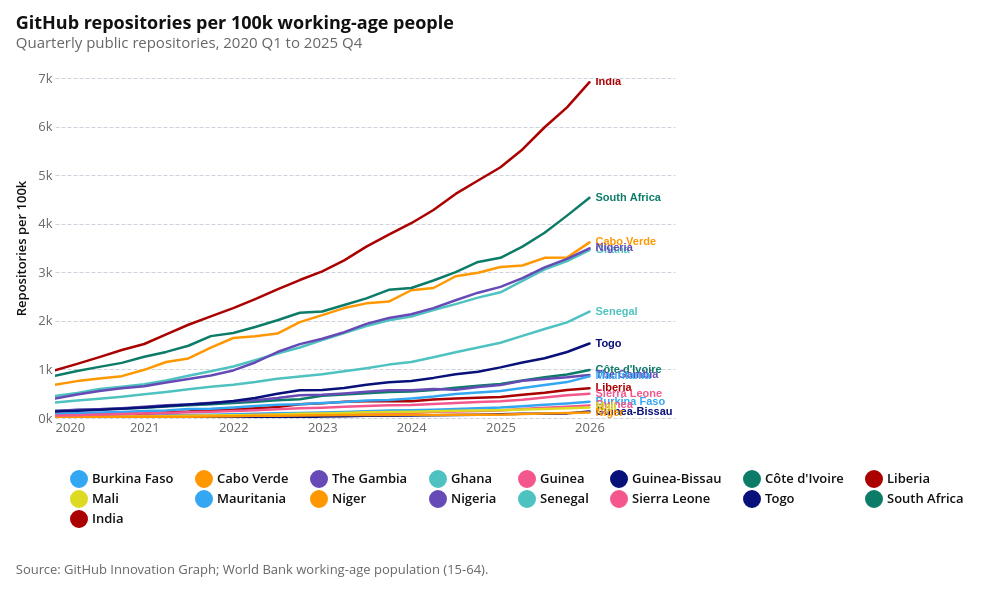

Notebook code cell kept with this figure:
### Markdown cell above
## Repositories, organizations, and git pushes

### Code cell
repositories_chart = make_trend_chart(
    repositories,
    raw_col="repositories",
    value_col="repositories_per_100k",
    title="GitHub repositories per 100k working-age people",
    subtitle="Quarterly public repositories, 2020 Q1 to 2025 Q4",
    y_axis_title="Repositories per 100k",
)

attaviz.add_caption(repositories_chart, POPULATION_NOTE)

### Figure 1 — Vega specification as saved in the notebook (floating-point values rounded to 4 significant figures; data arrays with more than 128 entries replaced by an {"elided": "..."} marker saying what was removed)
{"$schema": "https://vega.github.io/schema/vega/v6.json", "data": [{"name": "param_e75d3278c18764fb_store"}, {"name": "param_db82be42624d4632_store"}, {"name": "source_0"}, {"name": "data_0", "values": {"elided": "421 records"}, "transform": [{"type": "formula", "expr": "toDate(datum['quarter_start'])", "as": "quarter_start"}]}, {"name": "data_1", "values": [{"country_name": "Burkina Faso", "quarter_start": "2026-01-01T00:00:00.000", "repositories_per_100k": 336.8}, {"country_name": "Côte d'Ivoire", "quarter_start": "2026-01-01T00:00:00.000", "repositories_per_100k": 990.1}, {"country_name": "Cabo Verde", "quarter_start": "2026-01-01T00:00:00.000", "repositories_per_100k": 3617.0}, {"country_name": "Ghana", "quarter_start": "2026-01-01T00:00:00.000", "repositories_per_100k": 3458.0}, {"country_name": "The Gambia", "quarter_start": "2026-01-01T00:00:00.000", "repositories_per_100k": 885.1}, {"country_name": "Guinea", "quarter_start": "2026-01-01T00:00:00.000", "repositories_per_100k": 259.9}, {"country_name": "Guinea-Bissau", "quarter_start": "2026-01-01T00:00:00.000", "repositories_per_100k": 132.4}, {"country_name": "India", "quarter_start": "2026-01-01T00:00:00.000", "repositories_per_100k": 6913.0}, {"country_name": "Liberia", "quarter_start": "2026-01-01T00:00:00.000", "repositories_per_100k": 614.2}, {"country_name": "Mali", "quarter_start": "2026-01-01T00:00:00.000", "repositories_per_100k": 216.4}, {"country_name": "Mauritania", "quarter_start": "2026-01-01T00:00:00.000", "repositories_per_100k": 856.9}, {"country_name": "Niger", "quarter_start": "2026-01-01T00:00:00.000", "repositories_per_100k": 112.0}, {"country_name": "Nigeria", "quarter_start": "2026-01-01T00:00:00.000", "repositories_per_100k": 3492.0}, {"country_name": "South Africa", "quarter_start": "2026-01-01T00:00:00.000", "repositories_per_100k": 4534.0}, {"country_name": "Sierra Leone", "quarter_start": "2026-01-01T00:00:00.000", "repositories_per_100k": 500.2}, {"country_name": "Senegal", "quarter_start": "2026-01-01T00:00:00.000", "repositories_per_100k": 2191.0}, {"country_name": "Togo", "quarter_start": "2026-01-01T00:00:00.000", "repositories_per_100k": 1534.0}], "transform": [{"type": "formula", "expr": "toDate(datum['quarter_start'])", "as": "quarter_start"}]}], "signals": [{"name": "childHeight", "value": 340}, {"name": "unit", "value": {}, "on": [{"events": "pointermove", "update": "isTuple(group()) ? group() : unit"}]}, {"name": "param_e75d3278c18764fb_country_name_legend", "value": null, "on": [{"events": [{"source": "view", "markname": "country_name_legend_symbols", "type": "click"}, {"source": "view", "markname": "country_name_legend_labels", "type": "click"}, {"source": "view", "markname": "country_name_legend_entries", "type": "click"}], "update": "isDefined(datum.value) ? datum.value : item().items[0].items[0].datum.value", "force": true}, {"events": [{"source": "view", "type": "click"}], "update": "!event.item || !datum ? null : param_e75d3278c18764fb_country_name_legend", "force": true}]}, {"name": "param_e75d3278c18764fb", "update": "vlSelectionResolve(\"param_e75d3278c18764fb_store\", \"union\", true, true)"}, {"name": "param_db82be42624d4632", "update": "{\"quarter_start\": param_db82be42624d4632_quarter_start}"}, {"name": "param_db82be42624d4632_quarter_start"}], "marks": [{"type": "group", "name": "concat_0_group", "encode": {"update": {"width": {"signal": "width"}, "height": {"signal": "childHeight"}}}, "signals": [{"name": "param_e75d3278c18764fb_tuple", "update": "param_e75d3278c18764fb_country_name_legend !== null ? {fields: param_e75d3278c18764fb_tuple_fields, values: [param_e75d3278c18764fb_country_name_legend]} : null"}, {"name": "param_e75d3278c18764fb_tuple_fields", "value": [{"type": "E", "field": "country_name"}]}, {"name": "param_e75d3278c18764fb_toggle", "value": false, "on": [{"events": {"merge": [{"source": "view", "type": "click"}]}, "update": "event.shiftKey"}]}, {"name": "param_e75d3278c18764fb_modify", "on": [{"events": {"signal": "param_e75d3278c18764fb_tuple"}, "update": "modify(\"param_e75d3278c18764fb_store\", param_e75d3278c18764fb_toggle ? null : param_e75d3278c18764fb_tuple, param_e75d3278c18764fb_toggle ? null : true, param_e75d3278c18764fb_toggle ? param_e75d3278c18764fb_tuple : null)"}]}, {"name": "param_db82be42624d4632_quarter_start", "on": [{"events": [{"source": "view", "type": "dblclick"}], "update": "null"}, {"events": {"signal": "param_db82be42624d4632_translate_delta"}, "update": "panLinear(param_db82be42624d4632_translate_anchor.extent_x, -param_db82be42624d4632_translate_delta.x / width)"}, {"events": {"signal": "param_db82be42624d4632_zoom_delta"}, "update": "zoomLinear(domain(\"concat_0_x\"), param_db82be42624d4632_zoom_anchor.x, param_db82be42624d4632_zoom_delta)"}], "push": "outer"}, {"name": "param_db82be42624d4632_tuple", "on": [{"events": [{"signal": "param_db82be42624d4632_quarter_start"}], "update": "param_db82be42624d4632_quarter_start ? {unit: \"view_5202becf3284e223_0\", fields: param_db82be42624d4632_tuple_fields, values: [param_db82be42624d4632_quarter_start]} : null"}]}, {"name": "param_db82be42624d4632_tuple_fields", "value": [{"field": "quarter_start", "channel": "x", "type": "R"}]}, {"name": "param_db82be42624d4632_translate_anchor", "value": {}, "on": [{"events": [{"source": "scope", "type": "pointerdown"}], "update": "{x: x(unit), y: y(unit), extent_x: domain(\"concat_0_x\")}"}]}, {"name": "param_db82be42624d4632_translate_delta", "value": {}, "on": [{"events": [{"source": "window", "between": [{"source": "scope", "type": "pointerdown"}, {"source": "window", "type": "pointerup"}], "type": "pointermove", "consume": true}], "update": "{x: param_db82be42624d4632_translate_anchor.x - x(unit), y: param_db82be42624d4632_translate_anchor.y - y(unit)}"}]}, {"name": "param_db82be42624d4632_zoom_anchor", "on": [{"events": [{"source": "scope", "type": "wheel", "consume": true}], "update": "{x: invert(\"concat_0_x\", x(unit)), y: invert(\"concat_0_y\", y(unit))}"}]}, {"name": "param_db82be42624d4632_zoom_delta", "on": [{"events": [{"source": "scope", "consume": true, "type": "wheel"}], "update": "pow(1.001, event.deltaY * pow(16, event.deltaMode))", "force": true}]}, {"name": "param_db82be42624d4632_modify", "on": [{"events": {"signal": "param_db82be42624d4632_tuple"}, "update": "modify(\"param_db82be42624d4632_store\", param_db82be42624d4632_tuple, true)"}]}], "marks": [{"type": "group", "name": "view_5202becf3284e223_0_pathgroup", "from": {"facet": {"data": "data_0", "name": "faceted_path_view_5202becf3284e223_0_main", "groupby": ["country_name"]}}, "encode": {"update": {"height": {"field": {"signal": null, "datum": null, "group": "height", "parent": null}}, "width": {"field": {"signal": null, "datum": null, "group": "width", "parent": null}}}}, "marks": [{"type": "line", "name": "view_5202becf3284e223_0_marks", "from": {"data": "faceted_path_view_5202becf3284e223_0_main"}, "sort": {"field": "x"}, "encode": {"update": {"x": {"field": "quarter_start", "scale": "concat_0_x"}, "y": {"field": "repositories_per_100k", "scale": "concat_0_y"}, "defined": {"signal": "isValid(datum[\"quarter_start\"]) && isFinite(+datum[\"quarter_start\"]) && isValid(datum[\"repositories_per_100k\"]) && isFinite(+datum[\"repositories_per_100k\"])"}, "tooltip": {"signal": "{\"Country\": isValid(datum[\"country_name\"]) ? isArray(datum[\"country_name\"]) ? join(datum[\"country_name\"], '\\n') : datum[\"country_name\"] : \"\"+datum[\"country_name\"], \"Year\": isValid(datum[\"year\"]) ? isArray(datum[\"year\"]) ? join(datum[\"year\"], '\\n') : datum[\"year\"] : \"\"+datum[\"year\"], \"Quarter\": isValid(datum[\"quarter\"]) ? isArray(datum[\"quarter\"]) ? join(datum[\"quarter\"], '\\n') : datum[\"quarter\"] : \"\"+datum[\"quarter\"], \"Repositories per 100k\": format(datum[\"repositories_per_100k\"], \",.0f\"), \"Repositories\": format(datum[\"repositories\"], \",\"), \"Working-age population\": format(datum[\"working_age_population\"], \",.0f\")}"}, "opacity": [{"value": 1, "test": "!length(data(\"param_e75d3278c18764fb_store\")) || vlSelectionTest(\"param_e75d3278c18764fb_store\", datum)"}, {"value": 0.15}], "stroke": {"field": "country_name", "scale": "color"}, "strokeWidth": {"value": 2.5}}}, "clip": true, "style": ["line"], "interactive": true}]}, {"type": "text", "name": "concat_0_layer_1_marks", "from": {"data": "data_1"}, "encode": {"update": {"baseline": {"value": "middle"}, "y": {"field": "repositories_per_100k", "scale": "concat_0_y"}, "align": {"value": "left"}, "fill": {"field": "country_name", "scale": "color"}, "opacity": [{"value": 1, "test": "!length(data(\"param_e75d3278c18764fb_store\")) || vlSelectionTest(\"param_e75d3278c18764fb_store\", datum)"}, {"value": 0.15}], "fontWeight": {"value": "bold"}, "x": {"field": "quarter_start", "scale": "concat_0_x"}, "text": {"signal": "isValid(datum[\"country_name\"]) ? datum[\"country_name\"] : \"\"+datum[\"country_name\"]"}, "dx": {"value": 6}, "tooltip": {"signal": "{\"quarter_start\": timeFormat(datum[\"quarter_start\"], \"%b %d, %Y\"), \"Repositories per 100k\": format(datum[\"repositories_per_100k\"], \"~s\"), \"country_name\": isValid(datum[\"country_name\"]) ? isArray(datum[\"country_name\"]) ? join(datum[\"country_name\"], '\\n') : datum[\"country_name\"] : \"\"+datum[\"country_name\"]}"}}}, "interactive": false, "clip": true, "style": ["text"]}], "axes": [{"scale": "concat_0_y", "tickCount": 5, "domain": false, "gridScale": "concat_0_x", "labels": false, "maxExtent": 0, "minExtent": 0, "grid": true, "ticks": false, "orient": "left", "aria": false, "zindex": 0}, {"scale": "concat_0_x", "orient": "bottom", "grid": false, "labelBaseline": "top", "labelOverlap": true, "labelFlush": true, "tickCount": 5, "zindex": 0}, {"scale": "concat_0_y", "title": "Repositories per 100k", "format": "~s", "orient": "left", "zindex": 0, "tickCount": 5, "labelOverlap": true, "grid": false}], "title": {"text": "GitHub repositories per 100k working-age people", "offset": 21, "subtitle": "Quarterly public repositories, 2020 Q1 to 2025 Q4", "anchor": "start"}, "style": "cell"}], "scales": [{"name": "color", "type": "ordinal", "domain": ["Burkina Faso", "Cabo Verde", "The Gambia", "Ghana", "Guinea", "Guinea-Bissau", "Côte d'Ivoire", "Liberia", "Mali", "Mauritania", "Niger", "Nigeria", "Senegal", "Sierra Leone", "Togo", "South Africa", "India"], "range": ["#34A7F2", "#FF9800", "#664AB6", "#4EC2C0", "#F3578E", "#081079", "#0C7C68", "#AA0000", "#DDDA21"]}, {"name": "concat_0_x", "type": "time", "domain": {"fields": [{"signal": "{data: datetime(\"2020-01-01T00:00:00\")}"}, {"signal": "{data: datetime(\"2026-12-17T17:16:48\")}"}]}, "range": [0, {"signal": "width"}], "domainRaw": {"signal": "param_db82be42624d4632[\"quarter_start\"]"}}, {"name": "concat_0_y", "type": "linear", "domain": {"fields": [{"data": "data_0", "field": "repositories_per_100k"}, {"data": "data_1", "field": "repositories_per_100k"}]}, "range": [{"signal": "childHeight"}, 0], "nice": true, "zero": true}], "title": {"text": "Source: GitHub Innovation Graph; World Bank working-age population (15-64).", "color": "#666666", "offset": 21, "fontWeight": 400, "orient": "bottom", "anchor": "start", "font": "Open Sans, sans-serif", "fontSize": 13, "lineHeight": 20}, "layout": {"padding": 18, "columns": 1, "bounds": "full", "align": "each"}, "background": "white", "config": {"range": {"category": ["#34A7F2", "#FF9800", "#664AB6", "#4EC2C0", "#F3578E", "#081079", "#0C7C68", "#AA0000", "#DDDA21"], "diverging": ["#920000", "#BD6126", "#E3A763", "#EFEFEF", "#80BDE7", "#3587C3", "#025288"], "heatmap": ["#E3F6FD", "#75CCEC", "#089BD4", "#0169A1", "#023B6F"], "ordinal": ["#E3F6FD", "#75CCEC", "#089BD4", "#0169A1", "#023B6F"], "ramp": ["#E3F6FD", "#75CCEC", "#089BD4", "#0169A1", "#023B6F"]}, "mark": {"tooltip": true}, "axis": {"domain": false, "grid": true, "gridColor": "#CED4DE", "gridDash": [4, 2], "gridWidth": 1, "labelFont": "Open Sans, sans-serif", "labelFontSize": 13, "labelFontWeight": 400, "labelColor": "#666666", "labelPadding": 3, "tickColor": "#CED4DE", "tickSize": 5, "tickCount": 5, "titleFont": "Open Sans, sans-serif", "titleFontSize": 13, "titleFontWeight": 600, "titleColor": "#111111", "titlePadding": 9}, "axisBand": {"labelPadding": 6, "tickSize": 0}, "axisX": {"grid": false, "tickSize": 0, "labelAngle": 0}, "axisY": {"domain": false, "ticks": false, "gridColor": "#CED4DE", "gridDash": [4, 2], "gridWidth": 1}, "legend": {"labelFont": "Open Sans, sans-serif", "labelFontSize": 13, "labelFontWeight": 600, "labelColor": "#111111", "titleFont": "Open Sans, sans-serif", "titleFontSize": 13, "titleFontWeight": 600, "titleColor": "#111111", "titlePadding": 3, "symbolSize": 196, "symbolStrokeWidth": 0, "padding": 15, "offset": 21, "columnPadding": 21, "orient": "bottom", "labelLimit": 200, "titleLimit": 200}, "style": {"cell": {"stroke": null}, "arc": {"stroke": "white", "strokeWidth": 1}, "area": {"opacity": 0.7}, "bar": {"cornerRadiusEnd": 0}, "line": {"strokeWidth": 4, "strokeCap": "round", "strokeJoin": "round"}, "point": {"size": 60, "stroke": "white", "strokeWidth": 1}, "rect": {"stroke": "#8A969F", "strokeWidth": 0.5}, "circle": {"stroke": "white", "strokeWidth": 1}, "square": {"stroke": "white", "strokeWidth": 1}, "geoshape": {"stroke": "#666666", "strokeWidth": 0.3, "strokeJoin": "round", "strokeCap": "round"}, "group-title": {"font": "Open Sans, sans-serif", "fontSize": 18, "fontWeight": 700, "lineHeight": 22, "fill": "#111111"}}, "title": {"subtitleColor": "#666666", "subtitleFont": "Open Sans, sans-serif", "subtitleFontSize": 15, "subtitleFontWeight": 400, "subtitleLineHeight": 18, "subtitlePadding": 3}}, "padding": 15, "width": 620, "legends": [{"columns": 8, "orient": "bottom", "stroke": "color", "direction": "horizontal", "symbolType": "circle", "encode": {"labels": {"name": "country_name_legend_labels", "interactive": true, "update": {"opacity": [{"test": "(!length(data(\"param_e75d3278c18764fb_store\")) || (param_e75d3278c18764fb[\"country_name\"] && indexof(param_e75d3278c18764fb[\"country_name\"], datum.value) >= 0))", "value": 1}, {"value": 0.35}], "cursor": {"value": "pointer"}}}, "symbols": {"name": "country_name_legend_symbols", "interactive": true, "update": {"strokeWidth": {"value": 4}, "strokeJoin": {"value": "round"}, "opacity": [{"test": "(!length(data(\"param_e75d3278c18764fb_store\")) || (param_e75d3278c18764fb[\"country_name\"] && indexof(param_e75d3278c18764fb[\"country_name\"], datum.value) >= 0))", "value": 1}, {"value": 0.35}], "cursor": {"value": "pointer"}}}, "entries": {"name": "country_name_legend_entries", "interactive": true, "update": {"fill": {"value": "transparent"}, "cursor": {"value": "pointer"}}}}, "fill": "color"}]}
